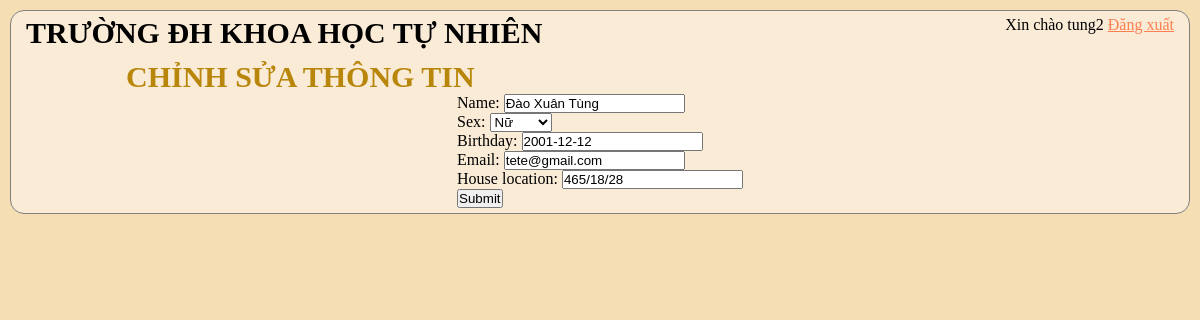
The app's page /studentSetting/ (signed in), older data.
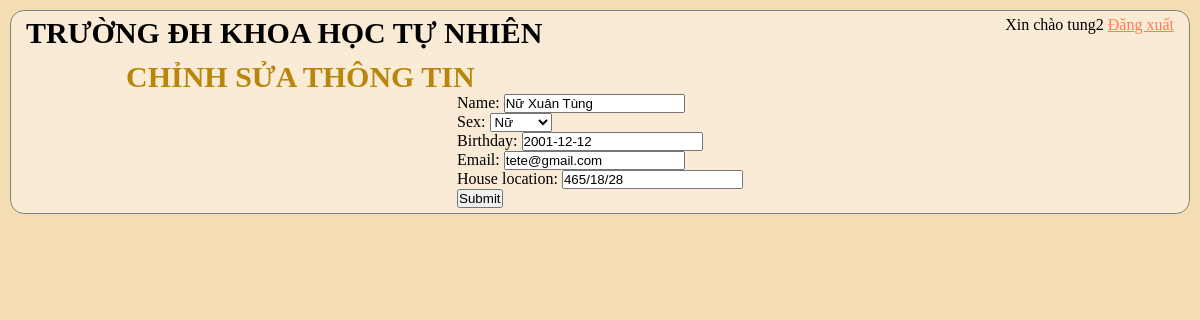
The same page, newer data.
### Student/models.py (models this page shows, shortened)
class Student(models.Model):
	user = models.OneToOneField(User, null=True, blank=True, on_delete=models.CASCADE,related_name='Student')
	name = models.CharField(max_length = 200, null = True)
	GIOITINH = (
		('Nam','Nam'),
		('Nữ','Nữ'),
		)
	sex = models.CharField(max_length = 200, null = True, choices = GIOITINH)
	birthday = models.DateField(null = True)
	email = models.CharField(max_length = 200, null = True)
	house_location = models.CharField(max_length = 200, null = True)

### Student/decorators.py (the view)
		def wrapper_func(request, *args, **kwargs):
			group = None
			if request.user.groups.exists():
				group = request.user.groups.all()[0].name
			if group in allowed_roles:
				return view_func(request, *args, **kwargs)
			else:
				return HttpResponse('You are not authorized to view this page')

### Student/form.py
class CustomerForm(ModelForm):
	class Meta:
		model = Student
		fields = '__all__'
		exclude = ['user']

### Student/views.py (called while the page is built)
@login_required(login_url='login')
@allowed_users(allowed_roles=['Student'])
def accountSettings(request):
	user = request.user.Student
	form = CustomerForm(instance=user)
	if request.method == 'POST':
		form = CustomerForm(request.POST, request.FILES,instance=user)
		if form.is_valid():
			form.save()
			return redirect('studentProfile')
	context = {'form':form}
	return render(request, 'Student/account_setting.html', context)

### Student/templates/Student/account_setting.html (shortened to what this page needs)
{% load static %}
<!DOCTYPE html>
<html lang="en">
<head>
    <link rel="stylesheet" type="text/css" href="{% static '/css/main.css' %}">
</head>
<body>
	<div class="main-container">
        <div class="navigation-top">
            <div id="KHTN">
                <h1>TRƯỜNG ĐH KHOA HỌC TỰ NHIÊN</h1>
            </div>
            <div class="choice">
                <p>Xin chào {{request.user}} <a href="{% url 'logout' %}">Đăng xuất</a></p>
            </div>
        </div>
        <h2>CHỈNH SỬA THÔNG TIN</h2>
		<div class="content">
			<form method="POST" action="" enctype="multipart/form-data">
				{{form.as_p}}
			<input class="btn btn-primary" type="submit" name="Update Information">
			</form>
		</div>
	</div>
</body>

Row changes from the older to the newer data that the page shows:
changed Student "Nữ": name "Đào Xuân Tùng" → "Nữ Xuân Tùng"
